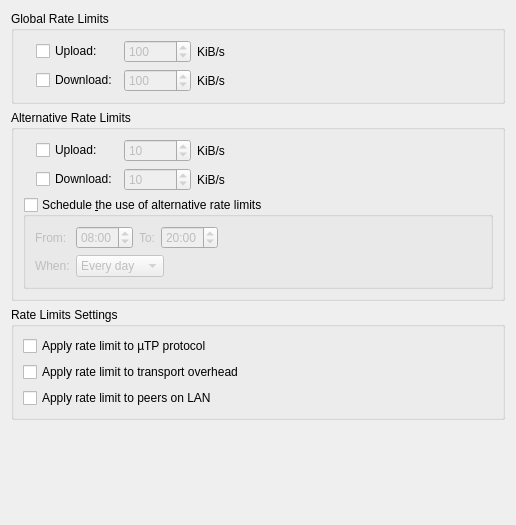
          <widget class="QWidget" name="scrollAreaWidgetContents_9">
           <property name="geometry">
            <rect>
             <x>0</x>
             <y>0</y>
             <width>516</width>
             <height>525</height>
            </rect>
           </property>
           <layout class="QVBoxLayout" name="verticalLayout_5">
            <item>
             <widget class="QGroupBox" name="rateLimitBox">
              <property name="title">
               <string>Global Rate Limits</string>
              </property>
              <layout class="QGridLayout" name="rateLimitBoxLayout">
               <item row="0" column="2">
                <widget class="QSpinBox" name="spinUploadLimit">
                 <property name="enabled">
                  <bool>false</bool>
                 </property>
                 <property name="minimum">
                  <number>1</number>
                 </property>
                 <property name="maximum">
                  <number>1000000</number>
                 </property>
                 <property name="value">
                  <number>100</number>
                 </property>
                </widget>
               </item>
               <item row="0" column="1">
                <widget class="QCheckBox" name="checkUploadLimit">
                 <property name="text">
                  <string>Upload:</string>
                 </property>
                </widget>
               </item>
               <item row="0" column="3">
                <widget class="QLabel" name="label_10">
                 <property name="text">
                  <string>KiB/s</string>
                 </property>
                </widget>
               </item>
               <item row="1" column="2">
                <widget class="QSpinBox" name="spinDownloadLimit">
                 <property name="enabled">
                  <bool>false</bool>
                 </property>
                 <property name="minimum">
                  <number>1</number>
                 </property>
                 <property name="maximum">
                  <number>1000000</number>
                 </property>
                 <property name="value">
                  <number>100</number>
                 </property>
                </widget>
               </item>
               <item row="1" column="3">
                <widget class="QLabel" name="label_13">
                 <property name="text">
                  <string>KiB/s</string>
                 </property>
                </widget>
               </item>
               <item row="0" column="0" rowspan="2">
                <widget class="QLabel" name="labelGlobalRate"/>
               </item>
               <item row="1" column="1">
                <widget class="QCheckBox" name="checkDownloadLimit">
                 <property name="text">
                  <string>Download:</string>
                 </property>
                </widget>
               </item>
               <item row="0" column="4">
                <spacer name="horizontalSpacer">
                 <property name="orientation">
                  <enum>Qt::Horizontal</enum>
                 </property>
                 <property name="sizeHint" stdset="0">
                  <size>
                   <width>40</width>
                   <height>20</height>
                  </size>
                 </property>
                </spacer>
               </item>
              </layout>
             </widget>
            </item>
            <item>
             <widget class="QGroupBox" name="altRateLimitBox">
              <property name="title">
               <string>Alternative Rate Limits</string>
              </property>
              <layout class="QGridLayout" name="gridLayout_6">
               <item row="2" column="0" colspan="5">
                <widget class="QGroupBox" name="check_schedule">
                 <property name="title">
                  <string>Schedule &amp;the use of alternative rate limits</string>
                 </property>
                 <property name="checkable">
                  <bool>true</bool>
                 </property>
                 <property name="checked">
                  <bool>false</bool>
                 </property>
                 <layout class="QGridLayout" name="gridLayout_7">
                  <item row="0" column="0">
                   <widget class="QLabel" name="label_6">
                    <property name="text">
                     <string extracomment="from (time1 to time2)">From:</string>
                    </property>
                   </widget>
                  </item>
                  <item row="0" column="3">
                   <widget class="QTimeEdit" name="schedule_to">
                    <property name="wrapping">
                     <bool>true</bool>
                    </property>
                    <property name="displayFormat">
                     <string notr="true">hh:mm</string>
                    </property>
                    <property name="time">
                     <time>
                      <hour>20</hour>
                      <minute>0</minute>
                      <second>0</second>
                     </time>
                    </property>
                   </widget>
                  </item>
                  <item row="0" column="2">
                   <widget class="QLabel" name="label_17">
                    <property name="text">
                     <string extracomment="time1 to time2">To:</string>
                    </property>
                   </widget>
                  </item>
                  <item row="0" column="1">
                   <widget class="QTimeEdit" name="schedule_from">
                    <property name="wrapping">
                     <bool>true</bool>
                    </property>
                    <property name="displayFormat">
                     <string notr="true">hh:mm</string>
                    </property>
                    <property name="calendarPopup">
                     <bool>false</bool>
                    </property>
                    <property name="time">
                     <time>
                      <hour>8</hour>
                      <minute>0</minute>
                      <second>0</second>
                     </time>
                    </property>
                   </widget>
                  </item>
                  <item row="1" column="0">
                   <widget class="QLabel" name="label_18">
                    <property name="text">
                     <string>When:</string>
                    </property>
                   </widget>
                  </item>
                  <item row="1" column="1" colspan="3">
                   <widget class="QComboBox" name="schedule_days">
                    <property name="sizePolicy">
                     <sizepolicy hsizetype="Fixed" vsizetype="Fixed">
                      <horstretch>0</horstretch>
                      <verstretch>0</verstretch>
                     </sizepolicy>
                    </property>
                    <item>
                     <property name="text">
                      <string>Every day</string>
                     </property>
                    </item>
                    <item>
                     <property name="text">
                      <string>Weekdays</string>
                     </property>
                    </item>
                    <item>
                     <property name="text">
                      <string>Weekends</string>
                     </property>
                    </item>
                   </widget>
                  </item>
                  <item row="0" column="4">
                   <spacer name="horizontalSpacer_8">
                    <property name="orientation">
                     <enum>Qt::Horizontal</enum>
                    </property>
                    <property name="sizeHint" stdset="0">
                     <size>
                      <width>40</width>
                      <height>20</height>
                     </size>
                    </property>
                   </spacer>
                  </item>
                 </layout>
                </widget>
               </item>
               <item row="0" column="0" rowspan="2">
                <widget class="QLabel" name="labelAltRate"/>
               </item>
               <item row="0" column="1">
                <widget class="QCheckBox" name="checkUploadLimitAlt">
                 <property name="text">
                  <string>Upload:</string>
                 </property>
                </widget>
               </item>
               <item row="1" column="1">
                <widget class="QCheckBox" name="checkDownloadLimitAlt">
                 <property name="text">
                  <string>Download:</string>
                 </property>
                </widget>
               </item>
               <item row="0" column="2">
                <widget class="QSpinBox" name="spinUploadLimitAlt">
                 <property name="enabled">
                  <bool>false</bool>
                 </property>
                 <property name="minimum">
                  <number>1</number>
                 </property>
                 <property name="maximum">
                  <number>1000000</number>
                 </property>
                 <property name="value">
                  <number>10</number>
                 </property>
                </widget>
               </item>
               <item row="1" column="2">
                <widget class="QSpinBox" name="spinDownloadLimitAlt">
                 <property name="enabled">
                  <bool>false</bool>
                 </property>
                 <property name="minimum">
                  <number>1</number>
                 </property>
                 <property name="maximum">
                  <number>1000000</number>
                 </property>
                 <property name="value">
                  <number>10</number>
                 </property>
                </widget>
               </item>
               <item row="0" column="3">
                <widget class="QLabel" name="label_14">
                 <property name="text">
                  <string>KiB/s</string>
                 </property>
                </widget>
               </item>
               <item row="1" column="3">
                <widget class="QLabel" name="label_15">
                 <property name="text">
                  <string>KiB/s</string>
                 </property>
                </widget>
               </item>
               <item row="0" column="4">
                <spacer name="horizontalSpacer_5">
                 <property name="orientation">
                  <enum>Qt::Horizontal</enum>
                 </property>
                 <property name="sizeHint" stdset="0">
                  <size>
                   <width>40</width>
                   <height>20</height>
                  </size>
                 </property>
                </spacer>
               </item>
              </layout>
             </widget>
            </item>
            <item>
             <widget class="QGroupBox" name="rateLimitsGroupBox">
              <property name="title">
               <string>Rate Limits Settings</string>
              </property>
              <layout class="QVBoxLayout" name="verticalLayout_30">
               <item>
                <widget class="QCheckBox" name="checkLimituTPConnections">
                 <property name="text">
                  <string>Apply rate limit to µTP protocol</string>
                 </property>
                </widget>
               </item>
               <item>
                <widget class="QCheckBox" name="checkLimitTransportOverhead">
                 <property name="text">
                  <string>Apply rate limit to transport overhead</string>
                 </property>
                </widget>
               </item>
               <item>
                <widget class="QCheckBox" name="checkLimitLocalPeerRate">
                 <property name="text">
                  <string>Apply rate limit to peers on LAN</string>
                 </property>
                </widget>
               </item>
              </layout>
             </widget>
            </item>
            <item>
             <spacer name="verticalSpacer_2">
              <property name="orientation">
               <enum>Qt::Vertical</enum>
              </property>
              <property name="sizeHint" stdset="0">
               <size>
                <width>20</width>
                <height>40</height>
               </size>
              </property>
             </spacer>
            </item>
           </layout>
          </widget>
